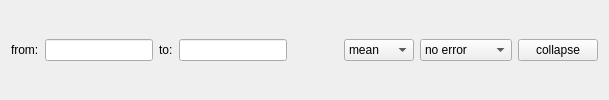
      <widget class="QWidget" name="twoDReconstr">
       <property name="sizePolicy">
        <sizepolicy hsizetype="Expanding" vsizetype="Preferred">
         <horstretch>0</horstretch>
         <verstretch>0</verstretch>
        </sizepolicy>
       </property>
       <attribute name="title">
        <string>collapse/moments</string>
       </attribute>
       <layout class="QVBoxLayout" name="verticalLayout_2">
        <item>
         <layout class="QHBoxLayout" name="horizontalLayout_4">
          <item>
           <widget class="QLabel" name="fromLabel">
            <property name="sizePolicy">
             <sizepolicy hsizetype="Preferred" vsizetype="Fixed">
              <horstretch>0</horstretch>
              <verstretch>0</verstretch>
             </sizepolicy>
            </property>
            <property name="minimumSize">
             <size>
              <width>0</width>
              <height>24</height>
             </size>
            </property>
            <property name="text">
             <string>&lt;font color='black'&gt;from:&lt;/font&gt;</string>
            </property>
           </widget>
          </item>
          <item>
           <widget class="QLineEdit" name="startValue">
            <property name="minimumSize">
             <size>
              <width>0</width>
              <height>18</height>
             </size>
            </property>
           </widget>
          </item>
          <item>
           <widget class="QLabel" name="toLabel">
            <property name="sizePolicy">
             <sizepolicy hsizetype="Preferred" vsizetype="Fixed">
              <horstretch>0</horstretch>
              <verstretch>0</verstretch>
             </sizepolicy>
            </property>
            <property name="minimumSize">
             <size>
              <width>0</width>
              <height>24</height>
             </size>
            </property>
            <property name="text">
             <string>&lt;font color='black'&gt;to:&lt;/font&gt;</string>
            </property>
           </widget>
          </item>
          <item>
           <widget class="QLineEdit" name="endValue">
            <property name="minimumSize">
             <size>
              <width>0</width>
              <height>20</height>
             </size>
            </property>
           </widget>
          </item>
          <item>
           <widget class="QLabel" name="collapseUnits">
            <property name="sizePolicy">
             <sizepolicy hsizetype="Preferred" vsizetype="Fixed">
              <horstretch>0</horstretch>
              <verstretch>0</verstretch>
             </sizepolicy>
            </property>
            <property name="minimumSize">
             <size>
              <width>45</width>
              <height>24</height>
             </size>
            </property>
            <property name="text">
             <string/>
            </property>
           </widget>
          </item>
          <item>
           <widget class="QComboBox" name="collapseType">
            <property name="minimumSize">
             <size>
              <width>0</width>
              <height>21</height>
             </size>
            </property>
            <item>
             <property name="text">
              <string>mean</string>
             </property>
            </item>
            <item>
             <property name="text">
              <string>median</string>
             </property>
            </item>
            <item>
             <property name="text">
              <string>sum</string>
             </property>
            </item>
           </widget>
          </item>
          <item>
           <widget class="QComboBox" name="collapseError">
            <property name="minimumSize">
             <size>
              <width>0</width>
              <height>21</height>
             </size>
            </property>
            <item>
             <property name="text">
              <string>no error</string>
             </property>
            </item>
            <item>
             <property name="text">
              <string>rmse</string>
             </property>
            </item>
            <item>
             <property name="text">
              <string>propagated</string>
             </property>
            </item>
           </widget>
          </item>
          <item>
           <widget class="QPushButton" name="collapse">
            <property name="sizePolicy">
             <sizepolicy hsizetype="Minimum" vsizetype="Fixed">
              <horstretch>0</horstretch>
              <verstretch>0</verstretch>
             </sizepolicy>
            </property>
            <property name="minimumSize">
             <size>
              <width>0</width>
              <height>21</height>
             </size>
            </property>
            <property name="toolTip">
             <string>Collapse along the spectral axis.</string>
            </property>
            <property name="text">
             <string>collapse</string>
            </property>
           </widget>
          </item>
         </layout>
        </item>
       </layout>
      </widget>
